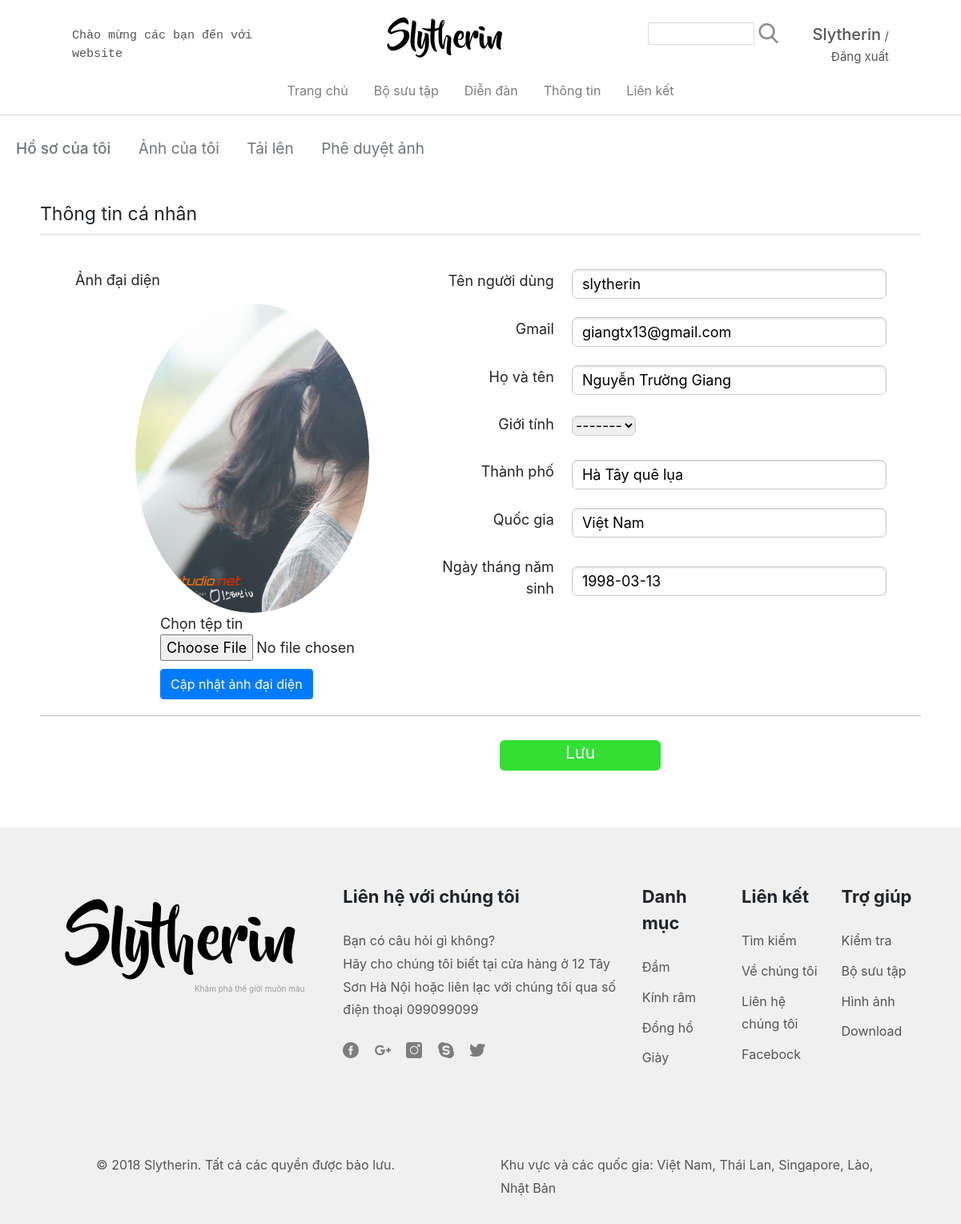
/Sources/accounts.php (signed in), run on the app's committed database.
### tables this page shows
CREATE TABLE `taikhoan` (
  `MaTaiKhoan` int(11) NOT NULL AUTO_INCREMENT,
  `TenDangNhap` varchar(50) DEFAULT NULL,
  `MatKhau` varchar(200) DEFAULT NULL,
  `Email` varchar(50) DEFAULT NULL,
  `Active` int(11) DEFAULT NULL,
  `Verification` varchar(45) DEFAULT NULL,
  `MaChucVu` int(11) DEFAULT '2',
  `AnhDaiDien` varchar(500) DEFAULT 'user.png',
  `HoTen` varchar(45) DEFAULT NULL,
  `ThanhPho` varchar(45) DEFAULT NULL,
  `QuocGia` varchar(45) DEFAULT NULL,
  `GioiTinh` varchar(10) DEFAULT NULL,
  `NgaySinh` date DEFAULT NULL,
  PRIMARY KEY (`MaTaiKhoan`),
  UNIQUE KEY `TenDangNhap_UNIQUE` (`TenDangNhap`),
  KEY `FK_ChucVu` (`MaChucVu`),
  CONSTRAINT `FK_ChucVu` FOREIGN KEY (`MaChucVu`) REFERENCES `chucvu` (`machucvu`)
);

### Sources/accounts.php (the view, shortened to what this page needs)
<?php
    require('connection.php');
    $username=$_SESSION['UserName'];
    $sql="select * from taikhoan where TenDangNhap='$username'";
    $result = mysqli_query($con, $sql);
    $row = mysqli_fetch_assoc($result);
    $idChucVu=$row["MaChucVu"];
 ?>
<!DOCTYPE html>
<html>
<head>
	<link rel="stylesheet" href="https://maxcdn.bootstrapcdn.com/bootstrap/4.0.0-beta.2/css/bootstrap.min.css">
	<link rel="stylesheet" type="text/css" href="css/styles.css">
</head>
<body >
	<div class="container-fluid" id="div-top-shop">
		<div class="row">
			<div class="col-lg-3 col-md-3 col-sm-3" id="hello-span">
				<span >Chào mừng các bạn đến với website</span>
			</div>
			<div class="col-lg-5 col-md-4 col-sm-4">
				<div class="site-title-shop" align="center">
					<a href="index.php">Slytherin</a>
				</div>
			</div>
			<div class="col-lg-4 col-md-5 col-sm-3" align="right">
				<div class="p-t-logo">
					<div class="row">
						<div class="col-lg-7" >
							<div id="search">
								<div class="row">
									<div class="col-lg-10 col-md-10 col-sm-10" style="padding: 0px;">
										<input type="text" name="txtSearch" id="txtSearch">
									</div>
									<div id="btn-search" class="col-lg-2 col-md-2 col-sm-2" style="padding-left:5px;">
										<img class="image-search" src="image/icon/search-gay.png" alt="">
									</div>
								</div>
							</div>
						</div>
						<div class="col-md-5" style="padding-left: 0px;">
							<?php
								if (isset($_SESSION['UserName'])) {
							?>
							<a href="accounts.php" id="account-name"><?php echo $_SESSION['UserName'] ?></a>
							<a href="logout.php" id="logout">/Đăng xuất</a>
							<?php }else
								echo "<a href='login.php' id='login-top'>Đăng nhập</a>";
							?>
						</div>
					</div>
				</div>
			</div>
		</div>
	</div>
	<div id="nav-sticky">
		<div class="container-fluid">
			<div class="row">
				<div class="col-lg-12 col-md-12 col-sm-12">
					<div>
						<ul class="nav justify-content-center pd-t">
							<li class="nav-item">
		                        <a class="nav-link active" href="index.php">Trang chủ</a>
		                     </li>
		                     <li class="nav-item">
		                        <a class="nav-link" href="collection.php">Bộ sưu tập</a>
		                     </li>
		                     <li class="nav-item">
		                        <a class="nav-link" href="forum.php">Diễn đàn</a>
		                     </li>
		                     <li class="nav-item">
		                        <a class="nav-link" href="about.php">Thông tin</a>
		                     </li>
		                     <li class="nav-item">
		                        <a class="nav-link" href="#">Liên kết</a>
		                     </li>
						</ul>
					</div>
				</div>
			</div>
		</div>
	</div>
	<div style="margin:10px auto">
        <div class="tab-menu" style="margin:auto;">
            <div style="max-width:1440px;margin:auto;padding:0 5px;text-align:left">
                <a href="" style="font-weight: 500">Hồ sơ của tôi</a>
                <a href="mypicture.php">Ảnh của tôi</a>
                <a href="upload.php">Tải lên</a>
                <?php if($idChucVu==1){?>
                    <a href="photoapproval.php" >Phê duyệt ảnh</a>
                <?php } ?>
            </div>
        </div>
    </div>
    <div class="container-fluid p-l-r-50">
        <div class="row">
        	<div class="col-lg-12">
        		<p id="acc-top">Thông tin cá nhân</p>
        	</div>
            <div class="col-lg-5 col-md-7">
                <div class="bocboc">
                    <p style="margin-left: 10%;">Ảnh đại diện</p>
                    <div class="avatar-image">
                    	<img class="image-avatar" src="image/avatar/<?php echo $row['AnhDaiDien'] ?>"/>
                    </div>
                    <div style="padding-left: 150px;">
                    	<div class="form-upload">
	                        <span >Chọn tệp tin</span><br>
	                        <input id="file-avatar" type="file" name="file-avatar" required=""/>
	                    </div>
	                    <button id="upload-avatar" class="btn btn-primary">Cập nhật ảnh đại diện</button>
                    </div>
                </div>
            </div>
            <div class="col-lg-7 col-md-5">
            	<div class="bocboc">
                    <label>Tên người dùng</label>
                    <input type="text" value="<?php echo $row['TenDangNhap'] ?>"/> <br />
                </div>
                <div class="bocboc">
                    <label>Gmail</label>
                    <input type="text" value="<?php echo $row['Email'] ?>"/> <br />
                </div>
                <div class="bocboc">
                    <label>Họ và tên</label>
                    <input id="txtHoTen" name="txtTenHoTen" type="text" value="<?php echo $row['HoTen'] ?>" />
                </div>
                <div class="bocboc">
                    <label id="lb-gioitinh">Giới tính</label>
                    <select name="id-gioitinh" id="id-gioitinh">
                    	<?php if($row['GioiTinh']==null){ ?>
                        	<option value selected >-------</option>
                    	<?php }else{ ?>
                    		<option value selected><?php echo $row['GioiTinh'] ?></option>
                    	<?php } ?>
                    </select>
                </div>
                <div class="bocboc">
                    <label>Thành phố</label>
                    <input id="txtThanhPho" name="txtThanhPho" type="text" value="<?php echo $row['ThanhPho'] ?>" />
                </div>
                <div class="bocboc">
                    <label>Quốc gia</label>
                    <input id="txtQuocGia" name="txtQuocGia" type="text" value="<?php echo $row['QuocGia'] ?>" />
                </div>
                <div class="bocboc">
                    <label>Ngày tháng năm sinh</label>
					<input id="txtNgaySinh" name="txtNgaySinh" type="text" value="<?php echo $row['NgaySinh'] ?> " placeholder="yyyy/mm/dd" />
                </div>
            </div>
        </div>
        <hr style="margin-top: 20px;margin-bottom: 30px;background-color: lightgray;" >
        <div class="col-lg-12" id="luu" style="align:center">
            <p>Lưu</p>
        </div>
    </div>
	<div class="info-bottom" style="margin-top: 21px;">
		<div class="container-fluid">
			<div class="row">
				<div class="col-lg-4">
					<div class="padding-sly">
						<h1 class="site-title">
							<a href="#">Slytherin</a>
						</h1>
						<p class="site-tiny">Khám phá thế giới muôn màu</p>
					</div>
				</div>
				<div class="col-lg-8">
					<div class="row">
						<div class="col-lg-6">
							<span class="font-bold-bottom">Liên hệ với chúng tôi</span><br><br>
							<div class="font-info-bottom">
								<span>Bạn có câu hỏi gì không?</span><br>
								<span>Hãy cho chúng tôi biết tại cửa hàng ở 12 Tây Sơn Hà Nội hoặc liên lạc với chúng tôi qua số điện thoại 099099099</span><br>
							</div>
							<div class="p-t-logo">
								<a class="p-r-logo" href="https://www.facebook.com/">
									<img class="icon-logo" src="image/icon/fb-logo.png" alt="">
								</a>
								<a class="p-r-logo" href="https://www.google.com/">
									<img class="icon-logo" src="image/icon/google-plus.png" alt="">
								</a>
								<a class="p-r-logo" href="">
									<img class="icon-logo" src="image/icon/inta-logo.png" alt="">
								</a>
								<a class="p-r-logo" href="">
									<img class="icon-logo" src="image/icon/sky-logo.png" alt="">
								</a>
								<a class="p-r-logo" href="">
									<img class="icon-logo" src="image/icon/twitter-logo.png" alt="">
								</a>
							</div>
						</div>
						<div class="col-lg-2 col-md-4 col-sm-4">
							<span class="font-bold-bottom">Danh mục</span><br><br>
							<div >
								<ul >
									<li class="p-b-li"><a href="#" class="font-info-bottom ">Đầm</a></li>
									<li class="p-b-li"><a href="#" class="font-info-bottom">Kính râm</a></li>
									<li class="p-b-li"><a href="#" class="font-info-bottom">Đồng hồ</a></li>
									<li class="p-b-li"><a href="#" class="font-info-bottom">Giày</a></li>
								</ul>
							</div>
						</div>
						<div class="col-lg-2 col-md-4 col-sm-4">
							<span class="font-bold-bottom">Liên kết</span><br><br>
							<div >
								<ul >
									<li class="p-b-li"><a href="#" class="font-info-bottom ">Tìm kiếm</a></li>
									<li class="p-b-li"><a href="#" class="font-info-bottom">Về chúng tôi</a></li>
									<li class="p-b-li"><a href="#" class="font-info-bottom">Liên hệ chúng tôi</a></li>
									<li class="p-b-li"><a href="#" class="font-info-bottom">Facebock</a></li>
								</ul>
							</div>
						</div>
						<div class="col-lg-2 col-md-4 col-sm-4">
							<span class="font-bold-bottom">Trợ giúp</span><br><br>
							<div >
								<ul >
									<li class="p-b-li"><a href="#" class="font-info-bottom">Kiểm tra</a></li>
									<li class="p-b-li"><a href="#" class="font-info-bottom">Bộ sưu tập</a></li>
									<li class="p-b-li"><a href="#" class="font-info-bottom">Hình ảnh</a></li>
									<li class="p-b-li"><a href="#" class="font-info-bottom">Download</a></li>
								</ul>
							</div>
						</div>
					</div>
				</div>
			</div>
		</div>
		<div class="p-l-r-bt">
			<div class="row">
				<div class="col-lg-6">
					<span class="font-info-bottom">© 2018 Slytherin. Tất cả các quyền được bảo lưu.</span>
				</div>
				<div class="col-lg-6">
					<span class="font-info-bottom">Khu vực và các quốc gia: Việt Nam, Thái Lan, Singapore, Lào, Nhật Bản</span>
				</div>
			</div>
		</div>
	</div>
</body>
</html>

### Sources/css/styles.css (style rules this page uses)
#hello-span { color: #555555; font-family: monospace; font-size: 15px; margin-top: 28px; }
#logout { color: #555555; font-size: 15px; }
#account-name { text-transform: capitalize; color: #555555; font-size: 20px; margin-left: 15px; font-weight: 500; }
.padding-sly { padding-top: 30px; padding-left: 0px; padding-bottom: 0px; padding-right: 0px; text-align: center; }
.site-title { font-size: 80px; font-family: BeyondTheMountains; }
.site-title a { color: black; text-decoration: none; }
.site-tiny { font-size: 10px; margin-top: -10px; margin-left: 170px; color: #9d9d9d; }
#nav-sticky { background-color: white; border-bottom: 0.8px solid #55555538; z-index: 1; padding-top: 10px; padding-bottom: 10px; }
.nav-item a { color: #7d7d7d; }
.info-bottom { background-color: #f0f0f0; padding-left: 40px; padding-right: 40px; padding-top: 70px; padding-bottom: 30px; }
.font-info-bottom { font-size: 16px; color: #555555; line-height: 1.8; }
.font-bold-bottom { font-weight: bold; font-size: 22px; }
.p-b-li { padding-bottom: 9px; }
.p-b-li a { text-decoration: none; }
.p-l-r-bt { padding-left: 80px; padding-right: 60px; padding-top: 80px; }
.icon-logo { height: 20px; width: 20px; }
.p-r-logo { padding-right: 15px; }
.p-t-logo { padding-top: 22px; }
.p-t-logo a { text-decoration: none; }
ul,li { list-style-type: none; padding-left: 0px; }
#div-top-shop { padding-left: 90px; padding-top: 6px; padding-right: 90px; }
.site-title-shop { font-size: 40px; font-family: BeyondTheMountains; padding-top: 15px; }
.site-title-shop a { color: black; text-decoration: none; }
#search { padding-left: 30px; padding-bottom: 25px; padding-right: 10px; }
#search input[type=text] { max-width: 97%; border: solid 1px #dbdbdb; border-radius: 2px; }
#btn-search { cursor: pointer; }
.image-search { height: 25px; width: auto; }
#acc-top { margin-bottom: 20px; padding: 0 0 8px; border-bottom: 1px solid #ddd; font-size: 23px; }
.tab-menu a { font-size: 19px; display: inline-block; padding: 10px 0; margin: 10px 15px; cursor: pointer; color: #71767a; border-bottom: 2px solid transparent; line-height: 24px; text-decoration: none; }
.p-l-r-50 { padding-left: 50px; padding-right: 50px; padding-bottom: 50px; padding-top: 20px; }
.bocboc { font-size: 18px; margin-top: 23px; }
.bocboc label { text-align: right; display: inline-block; vertical-align: middle; width: 158px; margin-right: 0px; width: 188px; padding-right: 17px; }
.bocboc input[type=text] { display: inline-block; border: 1px solid #ccc; box-shadow: inset 0 1px 3px #ddd; vertical-align: middle; box-sizing: border-box; width: 393px; height: 37px; padding-right: 12px; padding-left: 12px; border-radius: 7px; }
.bocboc select { border-radius: 7px; border: 1px solid #ccc; box-shadow: inset 0 1px 3px #ddd; }
#luu { cursor: pointer; text-align: center; border-radius: 6px; border: 1px transparent; font-size: 21px; color: white; height: 38px; width: 201px; background-color: #19dc19e3; text-align: center; margin-left: 574.156px; }
.image-avatar { width: auto; height: 386px; }
.avatar-image { max-height: 386px; overflow: hidden; margin-left: 27%; margin-right: 30px; max-width: 386px; border-radius: 100%; }
#upload-avatar { cursor: pointer; }
.form-upload { margin-bottom: 10px; }

### data on the page
taikhoan: AnhDaiDien (picture), TenDangNhap "slytherin", Email "giangtx13@gmail.com", txtTenHoTen "Nguyễn Trường Giang", txtThanhPho "Hà Tây quê lụa", txtQuocGia "Việt Nam", txtNgaySinh "1998-03-13"

### other printed values
$_SESSION['UserName'] "Slytherin"
